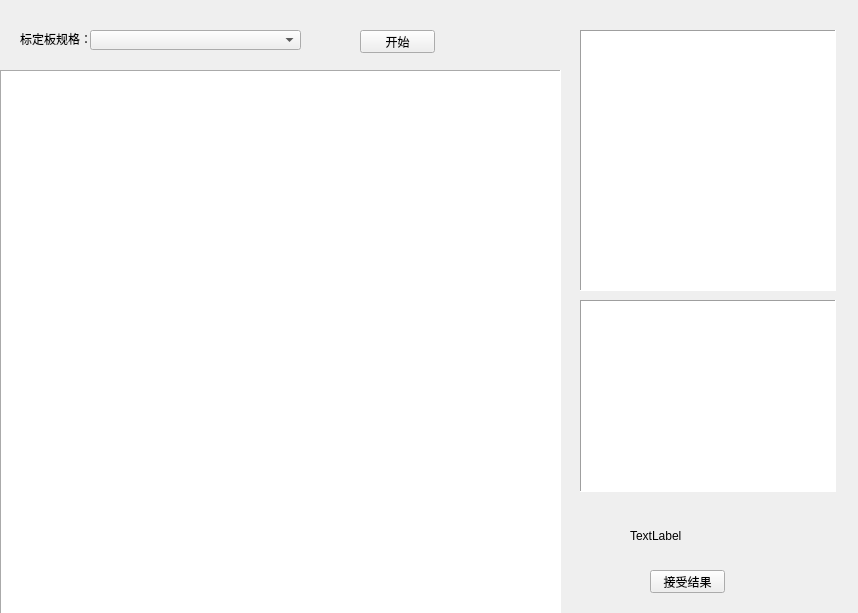
<?xml version="1.0" encoding="UTF-8"?>
<ui version="4.0">
 <class>CalibrationWnd</class>
 <widget class="QWidget" name="CalibrationWnd">
  <property name="geometry">
   <rect>
    <x>0</x>
    <y>0</y>
    <width>858</width>
    <height>613</height>
   </rect>
  </property>
  <property name="windowTitle">
   <string>标定</string>
  </property>
  <property name="autoFillBackground">
   <bool>false</bool>
  </property>
  <property name="styleSheet">
   <string notr="true"/>
  </property>
  <widget class="QFrame" name="frame_image">
   <property name="geometry">
    <rect>
     <x>0</x>
     <y>70</y>
     <width>561</width>
     <height>551</height>
    </rect>
   </property>
   <property name="autoFillBackground">
    <bool>true</bool>
   </property>
   <property name="styleSheet">
    <string notr="true">background-color: rgb(255, 255, 255);</string>
   </property>
   <property name="frameShape">
    <enum>QFrame::Panel</enum>
   </property>
   <property name="frameShadow">
    <enum>QFrame::Sunken</enum>
   </property>
  </widget>
  <widget class="QLabel" name="label">
   <property name="geometry">
    <rect>
     <x>20</x>
     <y>20</y>
     <width>72</width>
     <height>38</height>
    </rect>
   </property>
   <property name="text">
    <string>标定板规格：</string>
   </property>
  </widget>
  <widget class="QComboBox" name="comboBox">
   <property name="geometry">
    <rect>
     <x>90</x>
     <y>30</y>
     <width>211</width>
     <height>20</height>
    </rect>
   </property>
  </widget>
  <widget class="QPushButton" name="pushButton_start">
   <property name="geometry">
    <rect>
     <x>360</x>
     <y>30</y>
     <width>75</width>
     <height>23</height>
    </rect>
   </property>
   <property name="text">
    <string>开始</string>
   </property>
  </widget>
  <widget class="QTableWidget" name="tableWidget">
   <property name="geometry">
    <rect>
     <x>580</x>
     <y>30</y>
     <width>256</width>
     <height>261</height>
    </rect>
   </property>
   <property name="frameShape">
    <enum>QFrame::Panel</enum>
   </property>
  </widget>
  <widget class="QTableWidget" name="tableWidget_2">
   <property name="geometry">
    <rect>
     <x>580</x>
     <y>300</y>
     <width>256</width>
     <height>192</height>
    </rect>
   </property>
   <property name="frameShape">
    <enum>QFrame::Panel</enum>
   </property>
  </widget>
  <widget class="QPushButton" name="pushButton">
   <property name="geometry">
    <rect>
     <x>650</x>
     <y>570</y>
     <width>75</width>
     <height>23</height>
    </rect>
   </property>
   <property name="text">
    <string>接受结果</string>
   </property>
  </widget>
  <widget class="QLabel" name="label_2">
   <property name="geometry">
    <rect>
     <x>630</x>
     <y>520</y>
     <width>131</width>
     <height>31</height>
    </rect>
   </property>
   <property name="text">
    <string>TextLabel</string>
   </property>
  </widget>
 </widget>
 <resources/>
 <connections/>
</ui>
